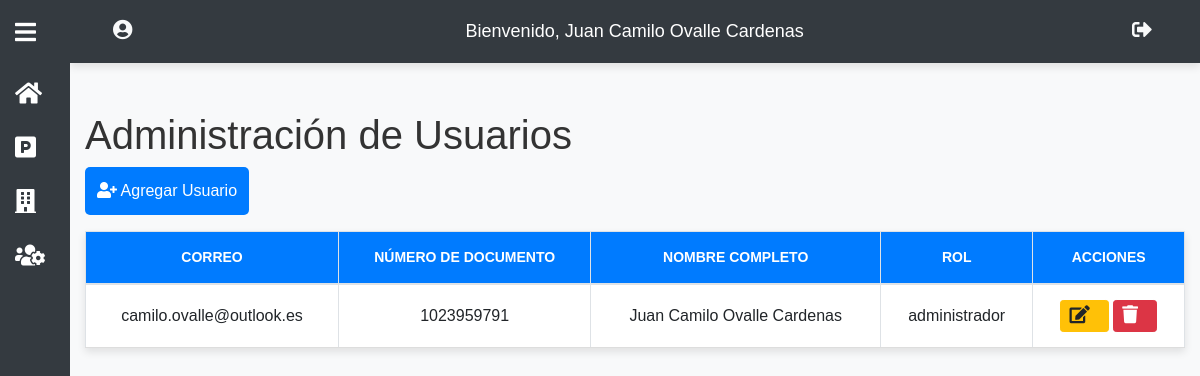
Page /usuarios/mostrar (signed in) on the committed database.
### tables this page shows
CREATE TABLE tb_usuarios (
    id INT AUTO_INCREMENT PRIMARY KEY,
    correo VARCHAR(255) NOT NULL UNIQUE,
    clave VARCHAR(255) NOT NULL,
    nombre_completo VARCHAR(255) NOT NULL,
    numero_documento VARCHAR(20) NOT NULL UNIQUE,
    numero_celular VARCHAR(20) NOT NULL,
    id_torre INT NULL,
    id_apartamento INT NULL,
    rol ENUM('administrador', 'porteria', 'residente') NOT NULL DEFAULT 'residente',
    created_at TIMESTAMP DEFAULT CURRENT_TIMESTAMP,
    CONSTRAINT fk_torre FOREIGN KEY (id_torre) REFERENCES tb_torres(id),
    CONSTRAINT fk_apartamento FOREIGN KEY (id_apartamento) REFERENCES tb_apartamentos(id),
    CONSTRAINT unique_torre_apartamento UNIQUE (id_torre, id_apartamento)
);

### app/controllers/UsuariosController.php (called while the page is built, shortened)
<?php
class UsuariosController {
    public function mostrarUsuarios() {
        require_once __DIR__ . '/../../config/database.php';
        $queryUsuarios = "SELECT correo, numero_documento, nombre_completo, rol FROM tb_usuarios";
        $resultUsuarios = $conn->query($queryUsuarios);
        $usuarios = [];
        while ($row = $resultUsuarios->fetch_assoc()) {
            $usuarios[] = $row;
        }
        require_once __DIR__ . '/../views/usuarios/crear_usuario.php';
    }
}
?>

### app/views/usuarios/crear_usuario.php (the view, shortened to what this page needs)
<!DOCTYPE html>
<html lang="es">
<head>
    <link rel="stylesheet" href="https://maxcdn.bootstrapcdn.com/bootstrap/4.5.2/css/bootstrap.min.css">
    <link rel="stylesheet" href="https://cdnjs.cloudflare.com/ajax/libs/font-awesome/5.15.1/css/all.min.css">
    <link rel="stylesheet" href="/PROYECTO_APCR3.0/public/css/styles.css">
</head>
<body>
  <?php require_once __DIR__ . '/../partials/sidebar.php'; ?>
  <div id="content">
    <?php require_once __DIR__ . '/../partials/navbar.php'; ?>
<div class="container mt-5">
    <h1>Administración de Usuarios</h1>
    <button type="button" class="btn btn-primary mb-3" data-toggle="modal" data-target="#modalUsuario">
        <i class="fas fa-user-plus"></i> Agregar Usuario
    </button>
    <table class="table table-bordered">
        <thead>
            <tr>
                <th>Correo</th>
                <th>Número de Documento</th>
                <th>Nombre Completo</th>
                <th>Rol</th>
                <th>Acciones</th>
            </tr>
        </thead>
        <tbody>
            <?php if (!empty($usuarios)): ?>
                <?php foreach ($usuarios as $usuario): ?>
                <tr>
                    <td><?= $usuario['correo']; ?></td>
                    <td><?= $usuario['numero_documento']; ?></td>
                    <td><?= $usuario['nombre_completo']; ?></td>
                    <td><?= $usuario['rol']; ?></td>
                    <td>
                        <button type="button" class="btn btn-warning btn-sm" data-toggle="modal" data-target="#modalUsuario" onclick="editarUsuario(<?= $usuario['numero_documento']; ?>)">
                            <i class="fas fa-edit"></i>
                        </button>
                        <button type="button" class="btn btn-danger btn-sm" data-toggle="modal" data-target="#modalEliminar" onclick="eliminarUsuario('<?= $usuario['numero_documento']; ?>')">
                            <i class="fas fa-trash"></i>
                        </button>
                    </td>
                </tr>
                <?php endforeach; ?>
            <?php else: ?>
                <tr>
                    <td colspan="5">No hay usuarios registrados</td>
                </tr>
            <?php endif; ?>
        </tbody>
    </table>
</div>
</body>
</html>

### public/css/styles.css (style rules this page uses)
#content { margin-left: 70px; transition: margin-left 0.3s ease; }
.table { background-color: white; border-collapse: collapse; width: 100%; box-shadow: 0 4px 8px rgba(0, 0, 0, 0.1); }
.table th, .table td { padding: 15px; text-align: center; vertical-align: middle; border-bottom: 1px solid #ddd; }
.table th { background-color: #007bff; color: white; text-transform: uppercase; font-size: 14px; }
.table td i { font-size: 18px; margin-right: 10px; cursor: pointer; }
* { margin: 0; padding: 0; box-sizing: border-box; }
body { font-family: 'Arial', sans-serif; background-color: #f5f5f5; color: #333; }
.btn-primary { background-color: #007bff; border: none; padding: 12px; font-size: 16px; border-radius: 5px; transition: all 0.3s ease; }
body { background-color: #f8f9fa; }

### rows in the picture
tb_usuarios: correo "camilo.ovalle@outlook.es", numero_documento "1023959791", nombre_completo "Juan Camilo Ovalle Cardenas", rol "administrador"

### other values in the picture
$_SESSION['usuario'] "Juan Camilo Ovalle Cardenas"
